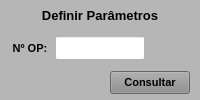
               <widget class="QWidget" name="widget_Cor5" native="true">
                <property name="sizePolicy">
                 <sizepolicy hsizetype="Preferred" vsizetype="Preferred">
                  <horstretch>0</horstretch>
                  <verstretch>0</verstretch>
                 </sizepolicy>
                </property>
                <property name="minimumSize">
                 <size>
                  <width>0</width>
                  <height>0</height>
                 </size>
                </property>
                <property name="maximumSize">
                 <size>
                  <width>250</width>
                  <height>16777215</height>
                 </size>
                </property>
                <property name="font">
                 <font>
                  <pointsize>8</pointsize>
                 </font>
                </property>
                <property name="styleSheet">
                 <string notr="true">background-color: rgb(182, 182, 182);</string>
                </property>
                <layout class="QVBoxLayout" name="verticalLayout_9">
                 <property name="spacing">
                  <number>5</number>
                 </property>
                 <property name="leftMargin">
                  <number>5</number>
                 </property>
                 <property name="topMargin">
                  <number>3</number>
                 </property>
                 <property name="rightMargin">
                  <number>5</number>
                 </property>
                 <property name="bottomMargin">
                  <number>3</number>
                 </property>
                 <item>
                  <widget class="QLabel" name="label_56">
                   <property name="minimumSize">
                    <size>
                     <width>0</width>
                     <height>0</height>
                    </size>
                   </property>
                   <property name="maximumSize">
                    <size>
                     <width>16777215</width>
                     <height>25</height>
                    </size>
                   </property>
                   <property name="font">
                    <font>
                     <pointsize>10</pointsize>
                     <weight>75</weight>
                     <bold>true</bold>
                    </font>
                   </property>
                   <property name="text">
                    <string>Definir Parâmetros</string>
                   </property>
                   <property name="alignment">
                    <set>Qt::AlignCenter</set>
                   </property>
                  </widget>
                 </item>
                 <item>
                  <widget class="QWidget" name="widget_38" native="true">
                   <property name="minimumSize">
                    <size>
                     <width>0</width>
                     <height>0</height>
                    </size>
                   </property>
                   <property name="maximumSize">
                    <size>
                     <width>16777215</width>
                     <height>30</height>
                    </size>
                   </property>
                   <property name="font">
                    <font>
                     <pointsize>8</pointsize>
                    </font>
                   </property>
                   <property name="styleSheet">
                    <string notr="true"/>
                   </property>
                   <layout class="QHBoxLayout" name="horizontalLayout_6">
                    <property name="spacing">
                     <number>5</number>
                    </property>
                    <property name="leftMargin">
                     <number>5</number>
                    </property>
                    <property name="topMargin">
                     <number>3</number>
                    </property>
                    <property name="rightMargin">
                     <number>5</number>
                    </property>
                    <property name="bottomMargin">
                     <number>3</number>
                    </property>
                    <item>
                     <widget class="QLabel" name="label_63">
                      <property name="minimumSize">
                       <size>
                        <width>0</width>
                        <height>0</height>
                       </size>
                      </property>
                      <property name="maximumSize">
                       <size>
                        <width>68</width>
                        <height>16777215</height>
                       </size>
                      </property>
                      <property name="font">
                       <font>
                        <pointsize>8</pointsize>
                        <weight>75</weight>
                        <bold>true</bold>
                       </font>
                      </property>
                      <property name="text">
                       <string>Nº OP:</string>
                      </property>
                      <property name="alignment">
                       <set>Qt::AlignCenter</set>
                      </property>
                     </widget>
                    </item>
                    <item>
                     <widget class="QLineEdit" name="line_Num_OP">
                      <property name="sizePolicy">
                       <sizepolicy hsizetype="Preferred" vsizetype="Preferred">
                        <horstretch>0</horstretch>
                        <verstretch>0</verstretch>
                       </sizepolicy>
                      </property>
                      <property name="minimumSize">
                       <size>
                        <width>0</width>
                        <height>0</height>
                       </size>
                      </property>
                      <property name="maximumSize">
                       <size>
                        <width>90</width>
                        <height>16777215</height>
                       </size>
                      </property>
                      <property name="font">
                       <font>
                        <pointsize>8</pointsize>
                       </font>
                      </property>
                      <property name="styleSheet">
                       <string notr="true">background-color: rgb(255, 255, 255);</string>
                      </property>
                      <property name="alignment">
                       <set>Qt::AlignCenter</set>
                      </property>
                      <property name="placeholderText">
                       <string/>
                      </property>
                     </widget>
                    </item>
                    <item>
                     <widget class="QLabel" name="label_12">
                      <property name="font">
                       <font>
                        <pointsize>8</pointsize>
                       </font>
                      </property>
                      <property name="text">
                       <string/>
                      </property>
                     </widget>
                    </item>
                   </layout>
                  </widget>
                 </item>
                 <item>
                  <widget class="QWidget" name="widget_41" native="true">
                   <property name="minimumSize">
                    <size>
                     <width>0</width>
                     <height>0</height>
                    </size>
                   </property>
                   <property name="maximumSize">
                    <size>
                     <width>16777215</width>
                     <height>30</height>
                    </size>
                   </property>
                   <property name="font">
                    <font>
                     <pointsize>8</pointsize>
                    </font>
                   </property>
                   <property name="styleSheet">
                    <string notr="true"/>
                   </property>
                   <layout class="QHBoxLayout" name="horizontalLayout_8">
                    <property name="spacing">
                     <number>5</number>
                    </property>
                    <property name="leftMargin">
                     <number>5</number>
                    </property>
                    <property name="topMargin">
                     <number>3</number>
                    </property>
                    <property name="rightMargin">
                     <number>5</number>
                    </property>
                    <property name="bottomMargin">
                     <number>3</number>
                    </property>
                    <item>
                     <widget class="QLabel" name="label_16">
                      <property name="font">
                       <font>
                        <pointsize>8</pointsize>
                       </font>
                      </property>
                      <property name="text">
                       <string/>
                      </property>
                     </widget>
                    </item>
                    <item>
                     <widget class="QPushButton" name="btn_Consultar1">
                      <property name="sizePolicy">
                       <sizepolicy hsizetype="Preferred" vsizetype="Preferred">
                        <horstretch>0</horstretch>
                        <verstretch>0</verstretch>
                       </sizepolicy>
                      </property>
                      <property name="maximumSize">
                       <size>
                        <width>80</width>
                        <height>16777215</height>
                       </size>
                      </property>
                      <property name="font">
                       <font>
                        <pointsize>8</pointsize>
                        <weight>75</weight>
                        <bold>true</bold>
                       </font>
                      </property>
                      <property name="cursor">
                       <cursorShape>PointingHandCursor</cursorShape>
                      </property>
                      <property name="styleSheet">
                       <string notr="true">background-color: rgb(141, 141, 141);</string>
                      </property>
                      <property name="text">
                       <string>Consultar</string>
                      </property>
                     </widget>
                    </item>
                   </layout>
                  </widget>
                 </item>
                </layout>
               </widget>
